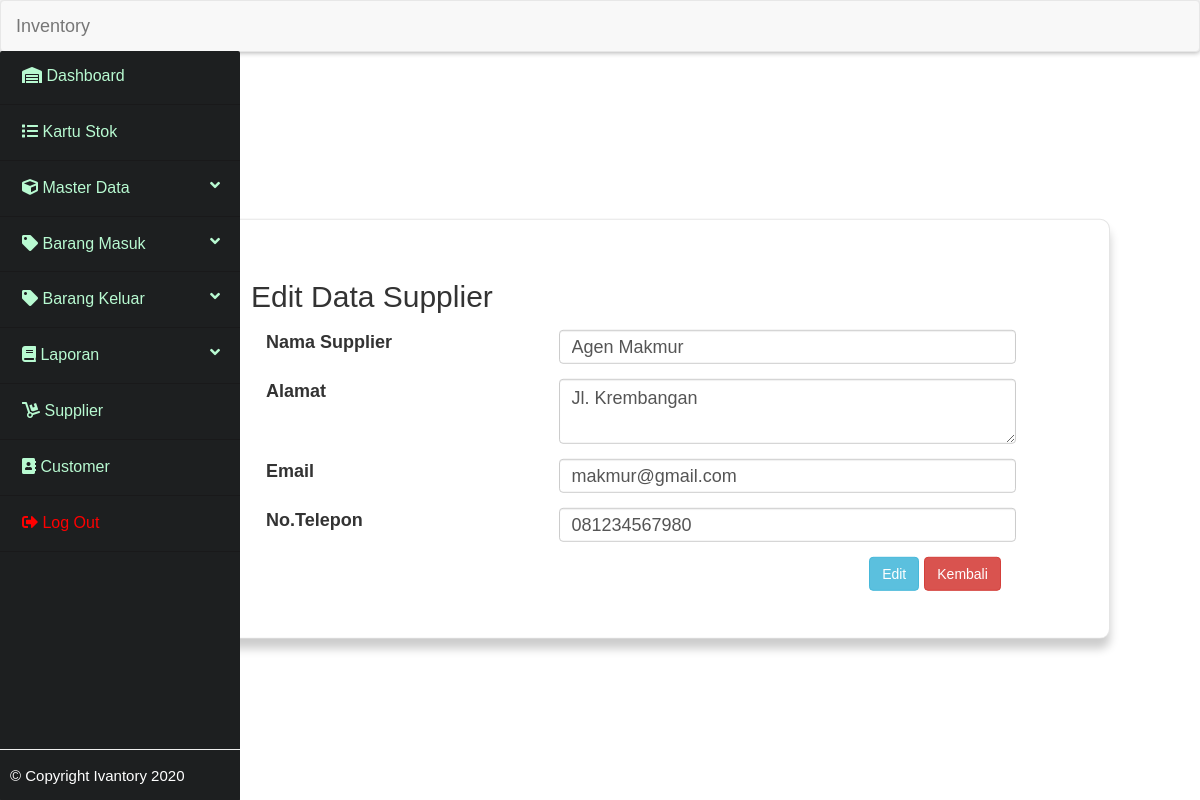
Page /_supplier/edit.php?id_supplier=1 on the committed database.
### tables this page shows
CREATE TABLE IF NOT EXISTS `supplier` (
  `id_supplier` int(11) NOT NULL AUTO_INCREMENT,
  `nama` varchar(50) NOT NULL,
  `alamat` text NOT NULL,
  `email` varchar(50) NOT NULL,
  `telepon` varchar(13) NOT NULL,
  PRIMARY KEY (`id_supplier`)
);

### _supplier/functions.php (called while the page is built, shortened)
<?php
     include "../koneksi.php";
    function query($query){
        global $conn;
        $result = mysqli_query($conn, $query);
        $rows   = [];
        while( $row = mysqli_fetch_assoc($result)){
           $rows[] = $row;
        }
        return $rows;
    }
?>

### _supplier/edit.php (the view, shortened to what this page needs)
<?php
    $id = $_GET["id_supplier"];
    $sup = query("SELECT * FROM supplier WHERE id_supplier = $id")[0];
?>
<!DOCTYPE html>
<html lang="en">
<head>
    <link rel="stylesheet" href="../bootstrap/css/bootstrap.css">
    <link rel="stylesheet" href="../fontawesome/css/all.min.css">
    <link rel="stylesheet" href="../dist/css/admin.css">
    <link rel="stylesheet" href="supplier.css">
</head>
<body>
    <div class="wrapper">
        <nav class="navbar navbar-default">
            <div class="navbar-header">
                <a class="navbar-brand" href="#">Inventory</a>
            </div>
        </nav>
        <aside class="sidebar sidebar-collapse">
            <div class="menu">
                <ul class="menu-content">
                    <li>
                        <a href="../dashboard.php"><i class="fas fa-warehouse"></i> Dashboard</a>
                    </li>
                    <li>
                        <a href="../_kartustok/kartu_stok.php"><i class="fas fa-list"></i> Kartu Stok</a>
                    </li>
                    <li>
                        <a href="#"><i class="fas fa-cube"></i> <span>Master Data</span> <i class="fas fa-angle-down pull-right"></i></a>
                    </li>
                    <li>
                        <a href="#"><i class="fas fa-tag"></i> <span>Barang Masuk</span> <i class="fas fa-angle-down pull-right"></i></a>
                    </li>
                    <li>
                        <a href="#"><i class="fas fa-tag"></i> <span>Barang Keluar</span> <i class="fas fa-angle-down pull-right"></i></a>
                    </li>
                    <li>
                        <a href="#"><i class="fas fa-book"></i> <span>Laporan</span> <i class="fas fa-angle-down pull-right"></i></a>
                    </li>
                    <li>
                        <a href="../_supplier/supplier.php"><i class="fas fa-dolly"></i> Supplier</a>
                    </li>
                    <li>
                        <a href="../_customer/customer.php"><i class="fas fa-address-book"></i> Customer</a>
                    </li>
                    <li>
                        <a href="../logout.php" onclick="return confirm('Yakin Untuk Keluar?')"><span style="color: red;"><i class="fas fa-sign-out-alt"></i> Log Out</span></a>
                    </li>
                   <div class="sidebar-footer">
                        <p style="color: white;">&copy Copyright Ivantory 2020</p>
                   </div>
                </ul>
            </div>
        </aside>
        <section class="content">
            <div class="inner">
                <div class="table-content">
                    <div class="box">
                        <h2>Edit Data Supplier</h2>
                            <form action="" method="post" class="form form-control-static">
                                <div class="container">
                                    <div class="form-group">
                                        <div class="row">
                                            <div class="col-md-3">
                                                <label for="nama">Nama Supplier</label>
                                            </div>
                                            <div class="col-md-5">
                                                <input type="text" name="nama" id="nama" class="form-control" placeholder="Masukkan Nama Supplier" style="font-size: 18px;" autocomplete="off" required value="<?= $sup["nama"]; ?>">
                                            </div>
                                        </div>
                                    </div>
                                    <div class="form-group">
                                        <div class="row">
                                            <div class="col-md-3">
                                                <label for="alamat">Alamat</label>
                                            </div>
                                            <div class="col-md-5">
                                                <textarea name="alamat" id="alamat" class="form-control" placeholder="Masukkan Alamat" autocomplete="off" style="font-size: 18px;" required ><?= $sup["alamat"]; ?></textarea>
                                            </div>
                                        </div>
                                    </div>
                                    <div class="form-group">
                                        <div class="row">
                                            <div class="col-md-3">
                                                <label for="email">Email</label>
                                            </div>
                                            <div class="col-md-5">
                                                <input type="text" name="email" id="email" class="form-control" placeholder="Masukkan Email" style="font-size: 18px;" autocomplete="off" required value="<?= $sup["email"]; ?>">
                                            </div>
                                        </div>
                                    </div>
                                    <div class="form-group">
                                        <div class="row">
                                            <div class="col-md-3">
                                                <label for="telepon">No.Telepon</label>
                                            </div>
                                            <div class="col-md-5">
                                                <input type="text" name="telepon" id="telepon" class="form-control" onkeypress="return angka(event)" placeholder="Masukkan Nomor Telepon" style="font-size: 18px;" maxlength="13" autocomplete="off" value="<?= $sup["telepon"]; ?>">
                                            </div>
                                        </div>
                                    </div>
                                </div>
                                <center>
                                    <button type="submit" name="submit" class="btn btn-info" style="margin-left: 550px;">Edit</button>
                                    <a href="supplier.php" class="btn btn-danger">Kembali</a>
                                </center>
                            </form>
                    </div>
                </div>
            </div>
        </section>
    </div>
</body>
</html>

### _supplier/supplier.css (style rules this page uses)
body { margin: 0; padding: 0; font-family: 'Gill Sans', 'Gill Sans MT', Calibri, 'Trebuchet MS', sans-serif; background-repeat: no-repeat; background-size: cover; }
.box { position: fixed; top: 0; left: 50%; transform: translate(-50%, -50%); width: 900px; background: #fff; padding: 40px; box-sizing: border-box; border: 1px solid rgba(0,0,0,.1); box-shadow: 0 10px 10px rgba(0,0,0,.2); border-radius: 10px; }
.table-content { position: fixed; top: 58%; left: 55%; transform: translate(-50%, -50%); width: 900px; background: #fff; padding: 35px; }

### rows in the picture
supplier: nama "Agen Makmur", alamat "Jl. Krembangan", email "makmur@gmail.com", telepon "081234567980"
